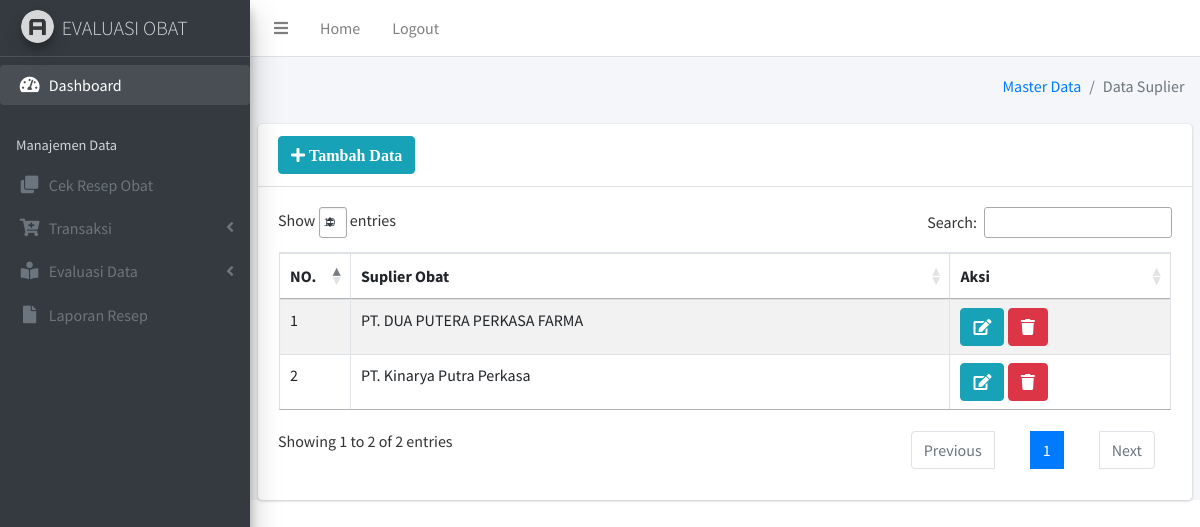
Screenshot of /suplier.php (signed in) with the database file from the repository.
### tables this page shows
CREATE TABLE `suplier` (
  `id_suplier` int(11) NOT NULL,
  `suplier` varchar(50) NOT NULL
);

### koneksi.php (called while the page is built, shortened)
<?php
$conn = mysqli_connect('localhost','root','','evaluasi_obat');
function query($query){
    global $conn;
    $r = mysqli_query($conn,$query);
    $rows = [];
    while ($row = mysqli_fetch_assoc($r)) {
        $rows[] = $row;
    }
    return $rows;
}

### suplier.php (the view, shortened to what this page needs)
<?php
  include("layout/header.php");
  include("layout/navbar.php");
  include("layout/sidebar.php");
 $suplier = query("SELECT * FROM suplier")
?>
  <div class="content-wrapper">
    <div class="content-header">
      <div class="container-fluid">
        <div class="row mb-2">
          <div class="col-sm-6">
          </div>
          <div class="col-sm-6">
            <ol class="breadcrumb float-sm-right">
              <li class="breadcrumb-item"><a href="#">Master Data</a></li>
              <li class="breadcrumb-item active">Data Suplier</li>
            </ol>
          </div>
        </div>
      </div>
    </div>
    <section class="content">
    <div class="card">
        <div class="card-header">
        <a href="tambahsuplier.php" class="btn btn-info" ><i class="fa fa-plus"> Tambah Data</i></a>
        </div>
            <div class="card-body">
              <table id="obat" class="table table-bordered table-striped">
                <thead>
                <tr>
                  <th>NO.</th>
                  <th>Suplier Obat</th>
                  <th>Aksi</th>
                </tr>
                </thead>
                <tbody>
                  <?php $i = 1; ?>
                  <?php foreach ($suplier as $key) : ?>
                <tr>
                  <td width="50px"><?= $i; ?></td>
                  <td><?= $key["suplier"]; ?></td>
                  <td  width="200px">
                  <a href="editsuplier.php?id=<?= $key["id_suplier"];?>" class="btn btn-info" style="
    float: center;"><i class="fa fa-edit"></i></a>
                  <a href="hapussuplier.php?id=<?= $key["id_suplier"] ?>" class="btn btn-danger" onclick="return confirm('Hapus data?')" style="
                float: center;"><i class="fa fa-trash"></i></a></td>
                </tr>
                <?php $i++; ?>
                <?php endforeach ?>
              </table>
            </div>
          </div>
    </section>
  </div>
</body>
</html>

### rows the page displays
suplier: suplier "PT. DUA PUTERA PERKASA FARMA"
suplier: suplier "PT. Kinarya Putra Perkasa"
